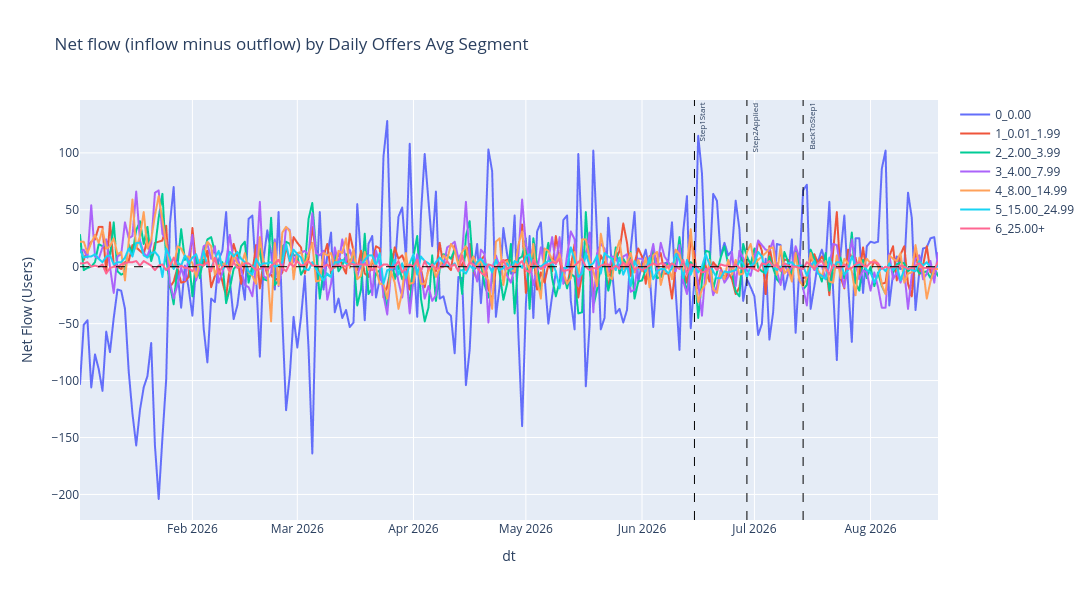
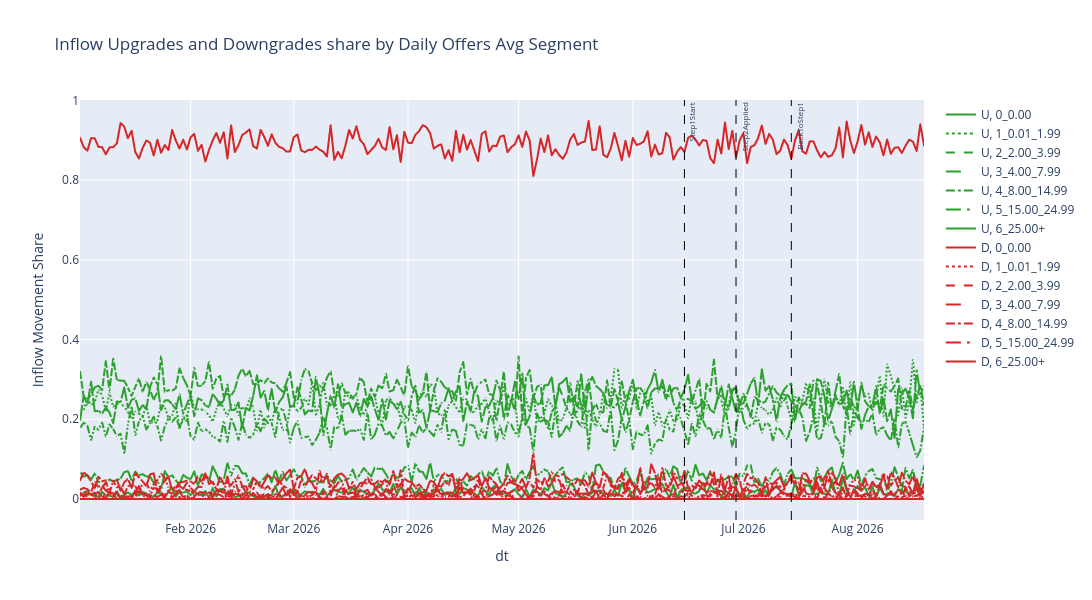
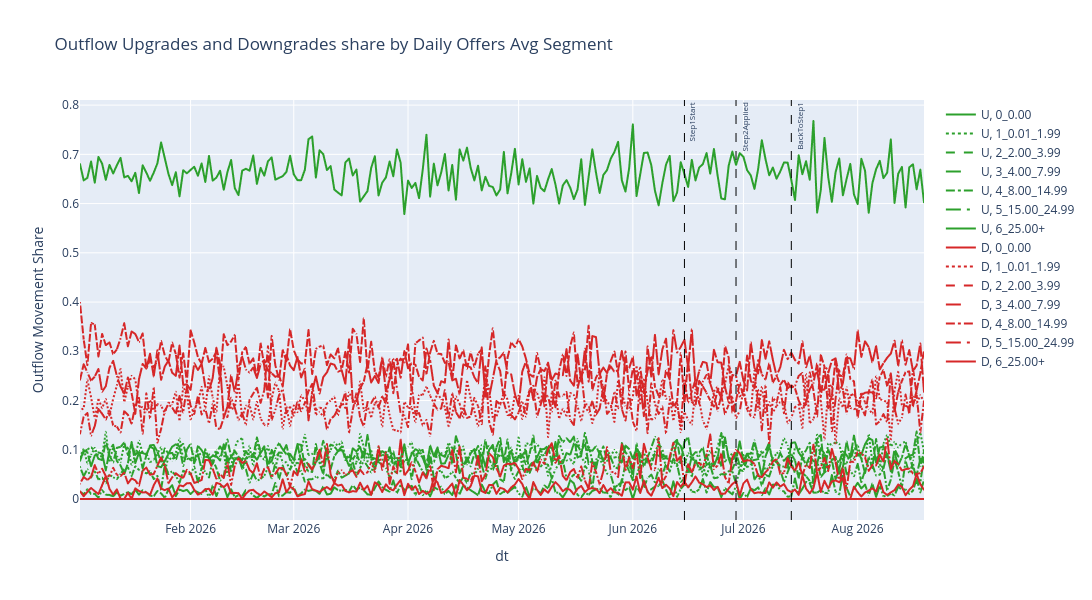

Source (notebook cell) for these figures, in order:
### Markdown cell above
#### Average value

### Code cell
plot_movement_charts(
    data_do_avg_movements_agg, 
    'daily_offers_avg_segment', 
    vlines_events=vlines_events, 
    arpdau_df=data_arpdau_agg, 
    overlay_arpdau=False, 
    title_prefix='Daily Offers Avg Segment', 
    metrics=['net_flow','inflow_shares','outflow_shares'],
    height=600,
    width=1200)

### Figure 1 — Plotly figure (JSON) as saved in the notebook; plotly's stock layout.template omitted (floating-point values rounded to 4 significant figures; data arrays with more than 128 entries replaced by an {"elided": "..."} marker saying what was removed)
{"data": [{"customdata": {"elided": "230x3 float values"}, "hovertemplate": "daily_offers_avg_segment=0_0.00<br>dt=%{x}<br>Value=%{y}<br>Inflow Users=%{customdata[0]}<br>Outflow Users=%{customdata[1]}<br>Total Users Moving=%{customdata[2]}<extra></extra>", "legendgroup": "0_0.00", "line": {"color": "#636efa", "dash": "solid"}, "marker": {"symbol": "circle"}, "mode": "lines", "name": "0_0.00", "showlegend": true, "type": "scattergl", "x": {"elided": "230 str values"}, "xaxis": "x", "y": {"elided": "230 float values"}, "yaxis": "y"}, {"customdata": {"elided": "230x3 float values"}, "hovertemplate": "daily_offers_avg_segment=1_0.01_1.99<br>dt=%{x}<br>Value=%{y}<br>Inflow Users=%{customdata[0]}<br>Outflow Users=%{customdata[1]}<br>Total Users Moving=%{customdata[2]}<extra></extra>", "legendgroup": "1_0.01_1.99", "line": {"color": "#EF553B", "dash": "solid"}, "marker": {"symbol": "circle"}, "mode": "lines", "name": "1_0.01_1.99", "showlegend": true, "type": "scattergl", "x": {"elided": "230 str values"}, "xaxis": "x", "y": {"elided": "230 float values"}, "yaxis": "y"}, {"customdata": {"elided": "230x3 float values"}, "hovertemplate": "daily_offers_avg_segment=2_2.00_3.99<br>dt=%{x}<br>Value=%{y}<br>Inflow Users=%{customdata[0]}<br>Outflow Users=%{customdata[1]}<br>Total Users Moving=%{customdata[2]}<extra></extra>", "legendgroup": "2_2.00_3.99", "line": {"color": "#00cc96", "dash": "solid"}, "marker": {"symbol": "circle"}, "mode": "lines", "name": "2_2.00_3.99", "showlegend": true, "type": "scattergl", "x": {"elided": "230 str values"}, "xaxis": "x", "y": {"elided": "230 float values"}, "yaxis": "y"}, {"customdata": {"elided": "230x3 float values"}, "hovertemplate": "daily_offers_avg_segment=3_4.00_7.99<br>dt=%{x}<br>Value=%{y}<br>Inflow Users=%{customdata[0]}<br>Outflow Users=%{customdata[1]}<br>Total Users Moving=%{customdata[2]}<extra></extra>", "legendgroup": "3_4.00_7.99", "line": {"color": "#ab63fa", "dash": "solid"}, "marker": {"symbol": "circle"}, "mode": "lines", "name": "3_4.00_7.99", "showlegend": true, "type": "scattergl", "x": {"elided": "230 str values"}, "xaxis": "x", "y": {"elided": "230 float values"}, "yaxis": "y"}, {"customdata": {"elided": "230x3 float values"}, "hovertemplate": "daily_offers_avg_segment=4_8.00_14.99<br>dt=%{x}<br>Value=%{y}<br>Inflow Users=%{customdata[0]}<br>Outflow Users=%{customdata[1]}<br>Total Users Moving=%{customdata[2]}<extra></extra>", "legendgroup": "4_8.00_14.99", "line": {"color": "#FFA15A", "dash": "solid"}, "marker": {"symbol": "circle"}, "mode": "lines", "name": "4_8.00_14.99", "showlegend": true, "type": "scattergl", "x": {"elided": "230 str values"}, "xaxis": "x", "y": {"elided": "230 float values"}, "yaxis": "y"}, {"customdata": {"elided": "230x3 float values"}, "hovertemplate": "daily_offers_avg_segment=5_15.00_24.99<br>dt=%{x}<br>Value=%{y}<br>Inflow Users=%{customdata[0]}<br>Outflow Users=%{customdata[1]}<br>Total Users Moving=%{customdata[2]}<extra></extra>", "legendgroup": "5_15.00_24.99", "line": {"color": "#19d3f3", "dash": "solid"}, "marker": {"symbol": "circle"}, "mode": "lines", "name": "5_15.00_24.99", "showlegend": true, "type": "scattergl", "x": {"elided": "230 str values"}, "xaxis": "x", "y": {"elided": "230 float values"}, "yaxis": "y"}, {"customdata": {"elided": "230x3 float values"}, "hovertemplate": "daily_offers_avg_segment=6_25.00+<br>dt=%{x}<br>Value=%{y}<br>Inflow Users=%{customdata[0]}<br>Outflow Users=%{customdata[1]}<br>Total Users Moving=%{customdata[2]}<extra></extra>", "legendgroup": "6_25.00+", "line": {"color": "#FF6692", "dash": "solid"}, "marker": {"symbol": "circle"}, "mode": "lines", "name": "6_25.00+", "showlegend": true, "type": "scattergl", "x": {"elided": "230 str values"}, "xaxis": "x", "y": {"elided": "230 float values"}, "yaxis": "y"}], "layout": {"annotations": [{"font": {"size": 8}, "showarrow": false, "text": "Step1Start", "textangle": -90, "x": 1781481600000, "xanchor": "left", "xref": "x", "y": 1, "yanchor": "top", "yref": "y domain"}, {"font": {"size": 8}, "showarrow": false, "text": "Step2Applied", "textangle": -90, "x": 1782691200000, "xanchor": "left", "xref": "x", "y": 1, "yanchor": "top", "yref": "y domain"}, {"font": {"size": 8}, "showarrow": false, "text": "BackToStep1", "textangle": -90, "x": 1783987200000, "xanchor": "left", "xref": "x", "y": 1, "yanchor": "top", "yref": "y domain"}], "height": 600, "legend": {"title": {"text": ""}, "tracegroupgap": 0}, "shapes": [{"line": {"color": "black", "dash": "dash", "width": 1}, "type": "line", "x0": 1781481600000, "x1": 1781481600000, "xref": "x", "y0": 0, "y1": 1, "yref": "y domain"}, {"line": {"color": "black", "dash": "dash", "width": 1}, "type": "line", "x0": 1782691200000, "x1": 1782691200000, "xref": "x", "y0": 0, "y1": 1, "yref": "y domain"}, {"line": {"color": "black", "dash": "dash", "width": 1}, "type": "line", "x0": 1783987200000, "x1": 1783987200000, "xref": "x", "y0": 0, "y1": 1, "yref": "y domain"}, {"line": {"color": "black", "dash": "dash", "width": 1}, "type": "line", "x0": 0, "x1": 1, "xref": "x domain", "y0": 0, "y1": 0, "yref": "y"}], "title": {"text": "Net flow (inflow minus outflow) by Daily Offers Avg Segment"}, "width": 1200, "xaxis": {"anchor": "y", "domain": [0, 1], "title": {"text": "dt"}}, "yaxis": {"anchor": "x", "domain": [0, 1], "title": {"text": "Net Flow (Users)"}}}}

### Figure 2 — Plotly figure (JSON) as saved in the notebook; plotly's stock layout.template omitted (floating-point values rounded to 4 significant figures; data arrays with more than 128 entries replaced by an {"elided": "..."} marker saying what was removed)
{"data": [{"customdata": {"elided": "230x3 float values"}, "hovertemplate": "Movement Type=U<br>daily_offers_avg_segment=0_0.00<br>dt=%{x}<br>Value=%{y}<br>Inflow Users=%{customdata[0]}<br>Outflow Users=%{customdata[1]}<br>Total Users Moving=%{customdata[2]}<extra></extra>", "legendgroup": "U, 0_0.00", "line": {"color": "#2ca02c", "dash": "solid"}, "marker": {"symbol": "circle"}, "mode": "lines", "name": "U, 0_0.00", "showlegend": true, "type": "scattergl", "x": {"elided": "230 str values"}, "xaxis": "x", "y": {"elided": "230 float values"}, "yaxis": "y"}, {"customdata": {"elided": "230x3 float values"}, "hovertemplate": "Movement Type=U<br>daily_offers_avg_segment=1_0.01_1.99<br>dt=%{x}<br>Value=%{y}<br>Inflow Users=%{customdata[0]}<br>Outflow Users=%{customdata[1]}<br>Total Users Moving=%{customdata[2]}<extra></extra>", "legendgroup": "U, 1_0.01_1.99", "line": {"color": "#2ca02c", "dash": "dot"}, "marker": {"symbol": "circle"}, "mode": "lines", "name": "U, 1_0.01_1.99", "showlegend": true, "type": "scattergl", "x": {"elided": "230 str values"}, "xaxis": "x", "y": {"elided": "230 float values"}, "yaxis": "y"}, {"customdata": {"elided": "230x3 float values"}, "hovertemplate": "Movement Type=U<br>daily_offers_avg_segment=2_2.00_3.99<br>dt=%{x}<br>Value=%{y}<br>Inflow Users=%{customdata[0]}<br>Outflow Users=%{customdata[1]}<br>Total Users Moving=%{customdata[2]}<extra></extra>", "legendgroup": "U, 2_2.00_3.99", "line": {"color": "#2ca02c", "dash": "dash"}, "marker": {"symbol": "circle"}, "mode": "lines", "name": "U, 2_2.00_3.99", "showlegend": true, "type": "scattergl", "x": {"elided": "230 str values"}, "xaxis": "x", "y": {"elided": "230 float values"}, "yaxis": "y"}, {"customdata": {"elided": "230x3 float values"}, "hovertemplate": "Movement Type=U<br>daily_offers_avg_segment=3_4.00_7.99<br>dt=%{x}<br>Value=%{y}<br>Inflow Users=%{customdata[0]}<br>Outflow Users=%{customdata[1]}<br>Total Users Moving=%{customdata[2]}<extra></extra>", "legendgroup": "U, 3_4.00_7.99", "line": {"color": "#2ca02c", "dash": "longdash"}, "marker": {"symbol": "circle"}, "mode": "lines", "name": "U, 3_4.00_7.99", "showlegend": true, "type": "scattergl", "x": {"elided": "230 str values"}, "xaxis": "x", "y": {"elided": "230 float values"}, "yaxis": "y"}, {"customdata": {"elided": "230x3 float values"}, "hovertemplate": "Movement Type=U<br>daily_offers_avg_segment=4_8.00_14.99<br>dt=%{x}<br>Value=%{y}<br>Inflow Users=%{customdata[0]}<br>Outflow Users=%{customdata[1]}<br>Total Users Moving=%{customdata[2]}<extra></extra>", "legendgroup": "U, 4_8.00_14.99", "line": {"color": "#2ca02c", "dash": "dashdot"}, "marker": {"symbol": "circle"}, "mode": "lines", "name": "U, 4_8.00_14.99", "showlegend": true, "type": "scattergl", "x": {"elided": "230 str values"}, "xaxis": "x", "y": {"elided": "230 float values"}, "yaxis": "y"}, {"customdata": {"elided": "230x3 float values"}, "hovertemplate": "Movement Type=U<br>daily_offers_avg_segment=5_15.00_24.99<br>dt=%{x}<br>Value=%{y}<br>Inflow Users=%{customdata[0]}<br>Outflow Users=%{customdata[1]}<br>Total Users Moving=%{customdata[2]}<extra></extra>", "legendgroup": "U, 5_15.00_24.99", "line": {"color": "#2ca02c", "dash": "longdashdot"}, "marker": {"symbol": "circle"}, "mode": "lines", "name": "U, 5_15.00_24.99", "showlegend": true, "type": "scattergl", "x": {"elided": "230 str values"}, "xaxis": "x", "y": {"elided": "230 float values"}, "yaxis": "y"}, {"customdata": {"elided": "230x3 float values"}, "hovertemplate": "Movement Type=U<br>daily_offers_avg_segment=6_25.00+<br>dt=%{x}<br>Value=%{y}<br>Inflow Users=%{customdata[0]}<br>Outflow Users=%{customdata[1]}<br>Total Users Moving=%{customdata[2]}<extra></extra>", "legendgroup": "U, 6_25.00+", "line": {"color": "#2ca02c", "dash": "solid"}, "marker": {"symbol": "circle"}, "mode": "lines", "name": "U, 6_25.00+", "showlegend": true, "type": "scattergl", "x": {"elided": "230 str values"}, "xaxis": "x", "y": {"elided": "230 float values"}, "yaxis": "y"}, {"customdata": {"elided": "230x3 float values"}, "hovertemplate": "Movement Type=D<br>daily_offers_avg_segment=0_0.00<br>dt=%{x}<br>Value=%{y}<br>Inflow Users=%{customdata[0]}<br>Outflow Users=%{customdata[1]}<br>Total Users Moving=%{customdata[2]}<extra></extra>", "legendgroup": "D, 0_0.00", "line": {"color": "#d62728", "dash": "solid"}, "marker": {"symbol": "circle"}, "mode": "lines", "name": "D, 0_0.00", "showlegend": true, "type": "scattergl", "x": {"elided": "230 str values"}, "xaxis": "x", "y": {"elided": "230 float values"}, "yaxis": "y"}, {"customdata": {"elided": "230x3 float values"}, "hovertemplate": "Movement Type=D<br>daily_offers_avg_segment=1_0.01_1.99<br>dt=%{x}<br>Value=%{y}<br>Inflow Users=%{customdata[0]}<br>Outflow Users=%{customdata[1]}<br>Total Users Moving=%{customdata[2]}<extra></extra>", "legendgroup": "D, 1_0.01_1.99", "line": {"color": "#d62728", "dash": "dot"}, "marker": {"symbol": "circle"}, "mode": "lines", "name": "D, 1_0.01_1.99", "showlegend": true, "type": "scattergl", "x": {"elided": "230 str values"}, "xaxis": "x", "y": {"elided": "230 float values"}, "yaxis": "y"}, {"customdata": {"elided": "230x3 float values"}, "hovertemplate": "Movement Type=D<br>daily_offers_avg_segment=2_2.00_3.99<br>dt=%{x}<br>Value=%{y}<br>Inflow Users=%{customdata[0]}<br>Outflow Users=%{customdata[1]}<br>Total Users Moving=%{customdata[2]}<extra></extra>", "legendgroup": "D, 2_2.00_3.99", "line": {"color": "#d62728", "dash": "dash"}, "marker": {"symbol": "circle"}, "mode": "lines", "name": "D, 2_2.00_3.99", "showlegend": true, "type": "scattergl", "x": {"elided": "230 str values"}, "xaxis": "x", "y": {"elided": "230 float values"}, "yaxis": "y"}, {"customdata": {"elided": "230x3 float values"}, "hovertemplate": "Movement Type=D<br>daily_offers_avg_segment=3_4.00_7.99<br>dt=%{x}<br>Value=%{y}<br>Inflow Users=%{customdata[0]}<br>Outflow Users=%{customdata[1]}<br>Total Users Moving=%{customdata[2]}<extra></extra>", "legendgroup": "D, 3_4.00_7.99", "line": {"color": "#d62728", "dash": "longdash"}, "marker": {"symbol": "circle"}, "mode": "lines", "name": "D, 3_4.00_7.99", "showlegend": true, "type": "scattergl", "x": {"elided": "230 str values"}, "xaxis": "x", "y": {"elided": "230 float values"}, "yaxis": "y"}, {"customdata": {"elided": "230x3 float values"}, "hovertemplate": "Movement Type=D<br>daily_offers_avg_segment=4_8.00_14.99<br>dt=%{x}<br>Value=%{y}<br>Inflow Users=%{customdata[0]}<br>Outflow Users=%{customdata[1]}<br>Total Users Moving=%{customdata[2]}<extra></extra>", "legendgroup": "D, 4_8.00_14.99", "line": {"color": "#d62728", "dash": "dashdot"}, "marker": {"symbol": "circle"}, "mode": "lines", "name": "D, 4_8.00_14.99", "showlegend": true, "type": "scattergl", "x": {"elided": "230 str values"}, "xaxis": "x", "y": {"elided": "230 float values"}, "yaxis": "y"}, {"customdata": {"elided": "230x3 float values"}, "hovertemplate": "Movement Type=D<br>daily_offers_avg_segment=5_15.00_24.99<br>dt=%{x}<br>Value=%{y}<br>Inflow Users=%{customdata[0]}<br>Outflow Users=%{customdata[1]}<br>Total Users Moving=%{customdata[2]}<extra></extra>", "legendgroup": "D, 5_15.00_24.99", "line": {"color": "#d62728", "dash": "longdashdot"}, "marker": {"symbol": "circle"}, "mode": "lines", "name": "D, 5_15.00_24.99", "showlegend": true, "type": "scattergl", "x": {"elided": "230 str values"}, "xaxis": "x", "y": {"elided": "230 float values"}, "yaxis": "y"}, {"customdata": {"elided": "230x3 float values"}, "hovertemplate": "Movement Type=D<br>daily_offers_avg_segment=6_25.00+<br>dt=%{x}<br>Value=%{y}<br>Inflow Users=%{customdata[0]}<br>Outflow Users=%{customdata[1]}<br>Total Users Moving=%{customdata[2]}<extra></extra>", "legendgroup": "D, 6_25.00+", "line": {"color": "#d62728", "dash": "solid"}, "marker": {"symbol": "circle"}, "mode": "lines", "name": "D, 6_25.00+", "showlegend": true, "type": "scattergl", "x": {"elided": "230 str values"}, "xaxis": "x", "y": {"elided": "230 float values"}, "yaxis": "y"}], "layout": {"annotations": [{"font": {"size": 8}, "showarrow": false, "text": "Step1Start", "textangle": -90, "x": 1781481600000, "xanchor": "left", "xref": "x", "y": 1, "yanchor": "top", "yref": "y domain"}, {"font": {"size": 8}, "showarrow": false, "text": "Step2Applied", "textangle": -90, "x": 1782691200000, "xanchor": "left", "xref": "x", "y": 1, "yanchor": "top", "yref": "y domain"}, {"font": {"size": 8}, "showarrow": false, "text": "BackToStep1", "textangle": -90, "x": 1783987200000, "xanchor": "left", "xref": "x", "y": 1, "yanchor": "top", "yref": "y domain"}], "height": 600, "legend": {"title": {"text": ""}, "tracegroupgap": 0}, "shapes": [{"line": {"color": "black", "dash": "dash", "width": 1}, "type": "line", "x0": 1781481600000, "x1": 1781481600000, "xref": "x", "y0": 0, "y1": 1, "yref": "y domain"}, {"line": {"color": "black", "dash": "dash", "width": 1}, "type": "line", "x0": 1782691200000, "x1": 1782691200000, "xref": "x", "y0": 0, "y1": 1, "yref": "y domain"}, {"line": {"color": "black", "dash": "dash", "width": 1}, "type": "line", "x0": 1783987200000, "x1": 1783987200000, "xref": "x", "y0": 0, "y1": 1, "yref": "y domain"}], "title": {"text": "Inflow Upgrades and Downgrades share by Daily Offers Avg Segment"}, "width": 1200, "xaxis": {"anchor": "y", "domain": [0, 1], "title": {"text": "dt"}}, "yaxis": {"anchor": "x", "domain": [0, 1], "title": {"text": "Inflow Movement Share"}}}}

### Figure 3 — Plotly figure (JSON) as saved in the notebook; plotly's stock layout.template omitted (floating-point values rounded to 4 significant figures; data arrays with more than 128 entries replaced by an {"elided": "..."} marker saying what was removed)
{"data": [{"customdata": {"elided": "230x3 float values"}, "hovertemplate": "Movement Type=U<br>daily_offers_avg_segment=0_0.00<br>dt=%{x}<br>Value=%{y}<br>Inflow Users=%{customdata[0]}<br>Outflow Users=%{customdata[1]}<br>Total Users Moving=%{customdata[2]}<extra></extra>", "legendgroup": "U, 0_0.00", "line": {"color": "#2ca02c", "dash": "solid"}, "marker": {"symbol": "circle"}, "mode": "lines", "name": "U, 0_0.00", "showlegend": true, "type": "scattergl", "x": {"elided": "230 str values"}, "xaxis": "x", "y": {"elided": "230 float values"}, "yaxis": "y"}, {"customdata": {"elided": "230x3 float values"}, "hovertemplate": "Movement Type=U<br>daily_offers_avg_segment=1_0.01_1.99<br>dt=%{x}<br>Value=%{y}<br>Inflow Users=%{customdata[0]}<br>Outflow Users=%{customdata[1]}<br>Total Users Moving=%{customdata[2]}<extra></extra>", "legendgroup": "U, 1_0.01_1.99", "line": {"color": "#2ca02c", "dash": "dot"}, "marker": {"symbol": "circle"}, "mode": "lines", "name": "U, 1_0.01_1.99", "showlegend": true, "type": "scattergl", "x": {"elided": "230 str values"}, "xaxis": "x", "y": {"elided": "230 float values"}, "yaxis": "y"}, {"customdata": {"elided": "230x3 float values"}, "hovertemplate": "Movement Type=U<br>daily_offers_avg_segment=2_2.00_3.99<br>dt=%{x}<br>Value=%{y}<br>Inflow Users=%{customdata[0]}<br>Outflow Users=%{customdata[1]}<br>Total Users Moving=%{customdata[2]}<extra></extra>", "legendgroup": "U, 2_2.00_3.99", "line": {"color": "#2ca02c", "dash": "dash"}, "marker": {"symbol": "circle"}, "mode": "lines", "name": "U, 2_2.00_3.99", "showlegend": true, "type": "scattergl", "x": {"elided": "230 str values"}, "xaxis": "x", "y": {"elided": "230 float values"}, "yaxis": "y"}, {"customdata": {"elided": "230x3 float values"}, "hovertemplate": "Movement Type=U<br>daily_offers_avg_segment=3_4.00_7.99<br>dt=%{x}<br>Value=%{y}<br>Inflow Users=%{customdata[0]}<br>Outflow Users=%{customdata[1]}<br>Total Users Moving=%{customdata[2]}<extra></extra>", "legendgroup": "U, 3_4.00_7.99", "line": {"color": "#2ca02c", "dash": "longdash"}, "marker": {"symbol": "circle"}, "mode": "lines", "name": "U, 3_4.00_7.99", "showlegend": true, "type": "scattergl", "x": {"elided": "230 str values"}, "xaxis": "x", "y": {"elided": "230 float values"}, "yaxis": "y"}, {"customdata": {"elided": "230x3 float values"}, "hovertemplate": "Movement Type=U<br>daily_offers_avg_segment=4_8.00_14.99<br>dt=%{x}<br>Value=%{y}<br>Inflow Users=%{customdata[0]}<br>Outflow Users=%{customdata[1]}<br>Total Users Moving=%{customdata[2]}<extra></extra>", "legendgroup": "U, 4_8.00_14.99", "line": {"color": "#2ca02c", "dash": "dashdot"}, "marker": {"symbol": "circle"}, "mode": "lines", "name": "U, 4_8.00_14.99", "showlegend": true, "type": "scattergl", "x": {"elided": "230 str values"}, "xaxis": "x", "y": {"elided": "230 float values"}, "yaxis": "y"}, {"customdata": {"elided": "230x3 float values"}, "hovertemplate": "Movement Type=U<br>daily_offers_avg_segment=5_15.00_24.99<br>dt=%{x}<br>Value=%{y}<br>Inflow Users=%{customdata[0]}<br>Outflow Users=%{customdata[1]}<br>Total Users Moving=%{customdata[2]}<extra></extra>", "legendgroup": "U, 5_15.00_24.99", "line": {"color": "#2ca02c", "dash": "longdashdot"}, "marker": {"symbol": "circle"}, "mode": "lines", "name": "U, 5_15.00_24.99", "showlegend": true, "type": "scattergl", "x": {"elided": "230 str values"}, "xaxis": "x", "y": {"elided": "230 float values"}, "yaxis": "y"}, {"customdata": {"elided": "230x3 float values"}, "hovertemplate": "Movement Type=U<br>daily_offers_avg_segment=6_25.00+<br>dt=%{x}<br>Value=%{y}<br>Inflow Users=%{customdata[0]}<br>Outflow Users=%{customdata[1]}<br>Total Users Moving=%{customdata[2]}<extra></extra>", "legendgroup": "U, 6_25.00+", "line": {"color": "#2ca02c", "dash": "solid"}, "marker": {"symbol": "circle"}, "mode": "lines", "name": "U, 6_25.00+", "showlegend": true, "type": "scattergl", "x": {"elided": "230 str values"}, "xaxis": "x", "y": {"elided": "230 float values"}, "yaxis": "y"}, {"customdata": {"elided": "230x3 float values"}, "hovertemplate": "Movement Type=D<br>daily_offers_avg_segment=0_0.00<br>dt=%{x}<br>Value=%{y}<br>Inflow Users=%{customdata[0]}<br>Outflow Users=%{customdata[1]}<br>Total Users Moving=%{customdata[2]}<extra></extra>", "legendgroup": "D, 0_0.00", "line": {"color": "#d62728", "dash": "solid"}, "marker": {"symbol": "circle"}, "mode": "lines", "name": "D, 0_0.00", "showlegend": true, "type": "scattergl", "x": {"elided": "230 str values"}, "xaxis": "x", "y": {"elided": "230 float values"}, "yaxis": "y"}, {"customdata": {"elided": "230x3 float values"}, "hovertemplate": "Movement Type=D<br>daily_offers_avg_segment=1_0.01_1.99<br>dt=%{x}<br>Value=%{y}<br>Inflow Users=%{customdata[0]}<br>Outflow Users=%{customdata[1]}<br>Total Users Moving=%{customdata[2]}<extra></extra>", "legendgroup": "D, 1_0.01_1.99", "line": {"color": "#d62728", "dash": "dot"}, "marker": {"symbol": "circle"}, "mode": "lines", "name": "D, 1_0.01_1.99", "showlegend": true, "type": "scattergl", "x": {"elided": "230 str values"}, "xaxis": "x", "y": {"elided": "230 float values"}, "yaxis": "y"}, {"customdata": {"elided": "230x3 float values"}, "hovertemplate": "Movement Type=D<br>daily_offers_avg_segment=2_2.00_3.99<br>dt=%{x}<br>Value=%{y}<br>Inflow Users=%{customdata[0]}<br>Outflow Users=%{customdata[1]}<br>Total Users Moving=%{customdata[2]}<extra></extra>", "legendgroup": "D, 2_2.00_3.99", "line": {"color": "#d62728", "dash": "dash"}, "marker": {"symbol": "circle"}, "mode": "lines", "name": "D, 2_2.00_3.99", "showlegend": true, "type": "scattergl", "x": {"elided": "230 str values"}, "xaxis": "x", "y": {"elided": "230 float values"}, "yaxis": "y"}, {"customdata": {"elided": "230x3 float values"}, "hovertemplate": "Movement Type=D<br>daily_offers_avg_segment=3_4.00_7.99<br>dt=%{x}<br>Value=%{y}<br>Inflow Users=%{customdata[0]}<br>Outflow Users=%{customdata[1]}<br>Total Users Moving=%{customdata[2]}<extra></extra>", "legendgroup": "D, 3_4.00_7.99", "line": {"color": "#d62728", "dash": "longdash"}, "marker": {"symbol": "circle"}, "mode": "lines", "name": "D, 3_4.00_7.99", "showlegend": true, "type": "scattergl", "x": {"elided": "230 str values"}, "xaxis": "x", "y": {"elided": "230 float values"}, "yaxis": "y"}, {"customdata": {"elided": "230x3 float values"}, "hovertemplate": "Movement Type=D<br>daily_offers_avg_segment=4_8.00_14.99<br>dt=%{x}<br>Value=%{y}<br>Inflow Users=%{customdata[0]}<br>Outflow Users=%{customdata[1]}<br>Total Users Moving=%{customdata[2]}<extra></extra>", "legendgroup": "D, 4_8.00_14.99", "line": {"color": "#d62728", "dash": "dashdot"}, "marker": {"symbol": "circle"}, "mode": "lines", "name": "D, 4_8.00_14.99", "showlegend": true, "type": "scattergl", "x": {"elided": "230 str values"}, "xaxis": "x", "y": {"elided": "230 float values"}, "yaxis": "y"}, {"customdata": {"elided": "230x3 float values"}, "hovertemplate": "Movement Type=D<br>daily_offers_avg_segment=5_15.00_24.99<br>dt=%{x}<br>Value=%{y}<br>Inflow Users=%{customdata[0]}<br>Outflow Users=%{customdata[1]}<br>Total Users Moving=%{customdata[2]}<extra></extra>", "legendgroup": "D, 5_15.00_24.99", "line": {"color": "#d62728", "dash": "longdashdot"}, "marker": {"symbol": "circle"}, "mode": "lines", "name": "D, 5_15.00_24.99", "showlegend": true, "type": "scattergl", "x": {"elided": "230 str values"}, "xaxis": "x", "y": {"elided": "230 float values"}, "yaxis": "y"}, {"customdata": {"elided": "230x3 float values"}, "hovertemplate": "Movement Type=D<br>daily_offers_avg_segment=6_25.00+<br>dt=%{x}<br>Value=%{y}<br>Inflow Users=%{customdata[0]}<br>Outflow Users=%{customdata[1]}<br>Total Users Moving=%{customdata[2]}<extra></extra>", "legendgroup": "D, 6_25.00+", "line": {"color": "#d62728", "dash": "solid"}, "marker": {"symbol": "circle"}, "mode": "lines", "name": "D, 6_25.00+", "showlegend": true, "type": "scattergl", "x": {"elided": "230 str values"}, "xaxis": "x", "y": {"elided": "230 float values"}, "yaxis": "y"}], "layout": {"annotations": [{"font": {"size": 8}, "showarrow": false, "text": "Step1Start", "textangle": -90, "x": 1781481600000, "xanchor": "left", "xref": "x", "y": 1, "yanchor": "top", "yref": "y domain"}, {"font": {"size": 8}, "showarrow": false, "text": "Step2Applied", "textangle": -90, "x": 1782691200000, "xanchor": "left", "xref": "x", "y": 1, "yanchor": "top", "yref": "y domain"}, {"font": {"size": 8}, "showarrow": false, "text": "BackToStep1", "textangle": -90, "x": 1783987200000, "xanchor": "left", "xref": "x", "y": 1, "yanchor": "top", "yref": "y domain"}], "height": 600, "legend": {"title": {"text": ""}, "tracegroupgap": 0}, "shapes": [{"line": {"color": "black", "dash": "dash", "width": 1}, "type": "line", "x0": 1781481600000, "x1": 1781481600000, "xref": "x", "y0": 0, "y1": 1, "yref": "y domain"}, {"line": {"color": "black", "dash": "dash", "width": 1}, "type": "line", "x0": 1782691200000, "x1": 1782691200000, "xref": "x", "y0": 0, "y1": 1, "yref": "y domain"}, {"line": {"color": "black", "dash": "dash", "width": 1}, "type": "line", "x0": 1783987200000, "x1": 1783987200000, "xref": "x", "y0": 0, "y1": 1, "yref": "y domain"}], "title": {"text": "Outflow Upgrades and Downgrades share by Daily Offers Avg Segment"}, "width": 1200, "xaxis": {"anchor": "y", "domain": [0, 1], "title": {"text": "dt"}}, "yaxis": {"anchor": "x", "domain": [0, 1], "title": {"text": "Outflow Movement Share"}}}}
